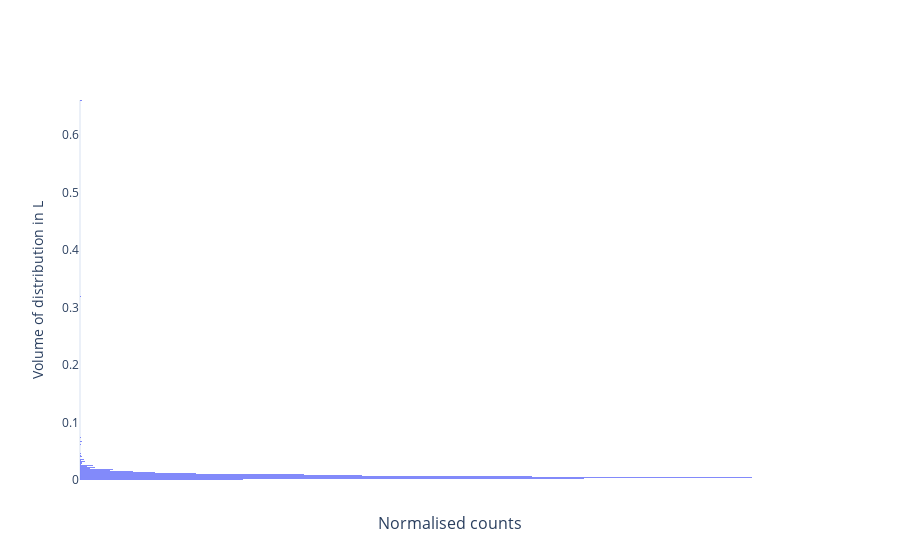
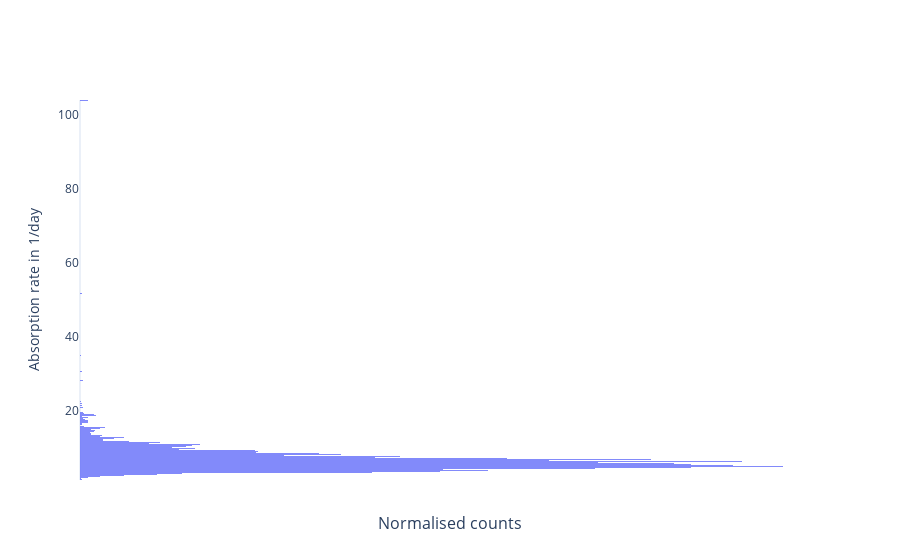
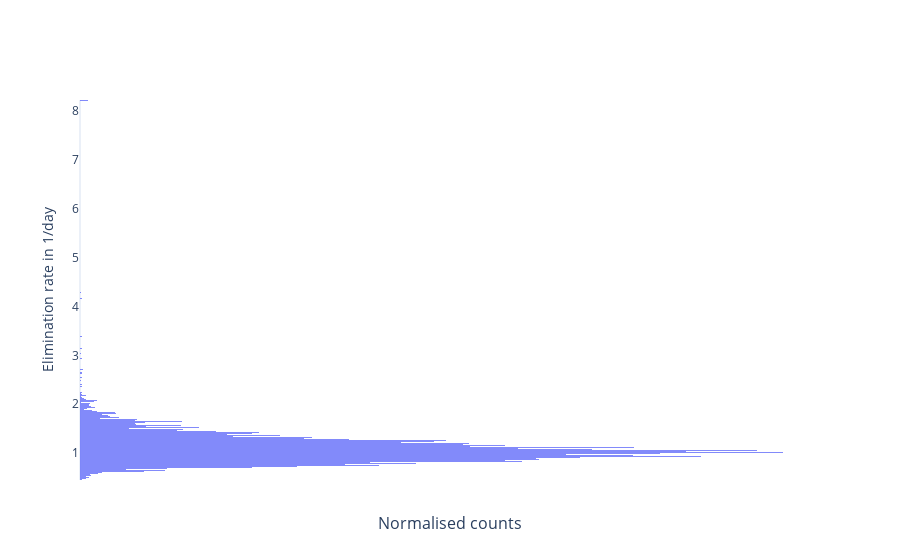

Notebook code for these charts, in order:
### Markdown cell above
### Visualise marginal posteriors

### Code cell
fig = erlo.plots.MarginalPosteriorPlot()
fig.add_data(data=posterior_samples, warm_up_iter=2000)

fig.show()

### Figure 1 — Plotly figure (JSON) as saved in the notebook; plotly's stock layout.template omitted (floating-point values rounded to 4 significant figures; data arrays with more than 128 entries replaced by an {"elided": "..."} marker saying what was removed)
{"data": [{"hovertemplate": "Sample: %{y:.2f}<br>Rhat: 1.01<br>", "marker": {"color": "#636EFA"}, "name": "Pooled", "opacity": 0.8, "type": "histogram", "visible": true, "xaxis": "x", "y": {"elided": "20000 float values"}, "yaxis": "y"}], "layout": {"annotations": [{"font": {"size": 16}, "showarrow": false, "text": "Normalised counts", "x": 0.5, "xanchor": "center", "xref": "paper", "y": 0, "yanchor": "top", "yref": "paper", "yshift": -30}], "autosize": true, "xaxis": {"anchor": "y", "domain": [0, 1], "tickvals": []}, "yaxis": {"anchor": "x", "domain": [0, 1], "title": {"text": "Volume of distribution in L"}}}}

### Figure 2 — Plotly figure (JSON) as saved in the notebook; plotly's stock layout.template omitted (floating-point values rounded to 4 significant figures; data arrays with more than 128 entries replaced by an {"elided": "..."} marker saying what was removed)
{"data": [{"hovertemplate": "Sample: %{y:.2f}<br>Rhat: 1.02<br>", "marker": {"color": "#636EFA"}, "name": "Pooled", "opacity": 0.8, "type": "histogram", "visible": true, "xaxis": "x", "y": {"elided": "20000 float values"}, "yaxis": "y"}], "layout": {"annotations": [{"font": {"size": 16}, "showarrow": false, "text": "Normalised counts", "x": 0.5, "xanchor": "center", "xref": "paper", "y": 0, "yanchor": "top", "yref": "paper", "yshift": -30}], "autosize": true, "xaxis": {"anchor": "y", "domain": [0, 1], "tickvals": []}, "yaxis": {"anchor": "x", "domain": [0, 1], "title": {"text": "Absorption rate in 1/day"}}}}

### Figure 3 — Plotly figure (JSON) as saved in the notebook; plotly's stock layout.template omitted (floating-point values rounded to 4 significant figures; data arrays with more than 128 entries replaced by an {"elided": "..."} marker saying what was removed)
{"data": [{"hovertemplate": "Sample: %{y:.2f}<br>Rhat: 1.02<br>", "marker": {"color": "#636EFA"}, "name": "Pooled", "opacity": 0.8, "type": "histogram", "visible": true, "xaxis": "x", "y": {"elided": "20000 float values"}, "yaxis": "y"}], "layout": {"annotations": [{"font": {"size": 16}, "showarrow": false, "text": "Normalised counts", "x": 0.5, "xanchor": "center", "xref": "paper", "y": 0, "yanchor": "top", "yref": "paper", "yshift": -30}], "autosize": true, "xaxis": {"anchor": "y", "domain": [0, 1], "tickvals": []}, "yaxis": {"anchor": "x", "domain": [0, 1], "title": {"text": "Elimination rate in 1/day"}}}}
